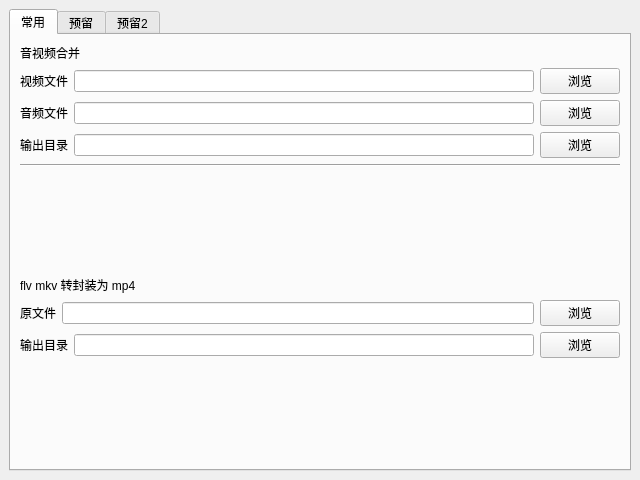
<?xml version="1.0" encoding="UTF-8"?>
<ui version="4.0">
 <class>MainWindow</class>
 <widget class="QMainWindow" name="MainWindow">
  <property name="geometry">
   <rect>
    <x>0</x>
    <y>0</y>
    <width>640</width>
    <height>480</height>
   </rect>
  </property>
  <property name="windowTitle">
   <string>七维工具箱</string>
  </property>
  <widget class="QWidget" name="centralwidget">
   <layout class="QVBoxLayout" name="verticalLayout">
    <item>
     <widget class="QTabWidget" name="tabWidget">
      <property name="tabPosition">
       <enum>QTabWidget::North</enum>
      </property>
      <property name="tabShape">
       <enum>QTabWidget::Rounded</enum>
      </property>
      <property name="currentIndex">
       <number>0</number>
      </property>
      <property name="elideMode">
       <enum>Qt::ElideRight</enum>
      </property>
      <property name="usesScrollButtons">
       <bool>false</bool>
      </property>
      <widget class="QWidget" name="tab">
       <attribute name="title">
        <string>常用</string>
       </attribute>
       <layout class="QVBoxLayout" name="verticalLayout_2">
        <item>
         <widget class="QLabel" name="label">
          <property name="text">
           <string>音视频合并</string>
          </property>
         </widget>
        </item>
        <item>
         <layout class="QHBoxLayout" name="horizontalLayout">
          <item>
           <widget class="QLabel" name="label_2">
            <property name="text">
             <string>视频文件</string>
            </property>
           </widget>
          </item>
          <item>
           <widget class="QLineEdit" name="lineEdit"/>
          </item>
          <item>
           <widget class="QPushButton" name="pushButton">
            <property name="text">
             <string>浏览</string>
            </property>
           </widget>
          </item>
         </layout>
        </item>
        <item>
         <layout class="QHBoxLayout" name="horizontalLayout_2">
          <item>
           <widget class="QLabel" name="label_3">
            <property name="text">
             <string>音频文件</string>
            </property>
           </widget>
          </item>
          <item>
           <widget class="QLineEdit" name="lineEdit_2"/>
          </item>
          <item>
           <widget class="QPushButton" name="pushButton_2">
            <property name="text">
             <string>浏览</string>
            </property>
           </widget>
          </item>
         </layout>
        </item>
        <item>
         <layout class="QHBoxLayout" name="horizontalLayout_3">
          <item>
           <widget class="QLabel" name="label_4">
            <property name="text">
             <string>输出目录</string>
            </property>
           </widget>
          </item>
          <item>
           <widget class="QLineEdit" name="lineEdit_3"/>
          </item>
          <item>
           <widget class="QPushButton" name="pushButton_3">
            <property name="text">
             <string>浏览</string>
            </property>
           </widget>
          </item>
         </layout>
        </item>
        <item>
         <widget class="Line" name="line">
          <property name="orientation">
           <enum>Qt::Horizontal</enum>
          </property>
         </widget>
        </item>
        <item>
         <spacer name="verticalSpacer">
          <property name="orientation">
           <enum>Qt::Vertical</enum>
          </property>
          <property name="sizeHint" stdset="0">
           <size>
            <width>20</width>
            <height>40</height>
           </size>
          </property>
         </spacer>
        </item>
        <item>
         <widget class="QLabel" name="label_5">
          <property name="text">
           <string>flv mkv 转封装为 mp4</string>
          </property>
         </widget>
        </item>
        <item>
         <layout class="QHBoxLayout" name="horizontalLayout_4">
          <item>
           <widget class="QLabel" name="label_6">
            <property name="text">
             <string>原文件</string>
            </property>
           </widget>
          </item>
          <item>
           <widget class="QLineEdit" name="lineEdit_4"/>
          </item>
          <item>
           <widget class="QPushButton" name="pushButton_4">
            <property name="text">
             <string>浏览</string>
            </property>
           </widget>
          </item>
         </layout>
        </item>
        <item>
         <layout class="QHBoxLayout" name="horizontalLayout_5">
          <item>
           <widget class="QLabel" name="label_7">
            <property name="text">
             <string>输出目录</string>
            </property>
           </widget>
          </item>
          <item>
           <widget class="QLineEdit" name="lineEdit_5"/>
          </item>
          <item>
           <widget class="QPushButton" name="pushButton_5">
            <property name="text">
             <string>浏览</string>
            </property>
           </widget>
          </item>
         </layout>
        </item>
        <item>
         <spacer name="verticalSpacer_2">
          <property name="orientation">
           <enum>Qt::Vertical</enum>
          </property>
          <property name="sizeHint" stdset="0">
           <size>
            <width>20</width>
            <height>40</height>
           </size>
          </property>
         </spacer>
        </item>
       </layout>
      </widget>
      <widget class="QWidget" name="tab_2">
       <attribute name="title">
        <string>预留</string>
       </attribute>
      </widget>
      <widget class="QWidget" name="tab_3">
       <attribute name="title">
        <string>预留2</string>
       </attribute>
      </widget>
     </widget>
    </item>
   </layout>
  </widget>
 </widget>
 <resources/>
 <connections/>
</ui>
